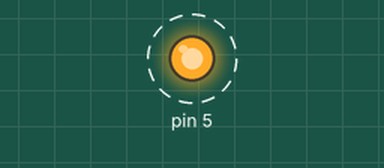
A sketch run on a simulated Arduino Uno, built with avr-gcc and run on an emulated ATmega328P. Parts: output pins drawn as LEDs (lit = HIGH). Dashed ring = blinking.

Above: at 0.2 s.
Timing chart, 0 to 3.0 s (numbered marks = the images above):
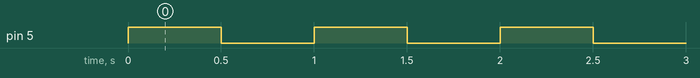

Measured:
- by itself, pin 5: alternates HIGH for 0.50 s and LOW for 0.50 s

The sketch:

Act2.ino
```cpp
long lastTimeStateChange = 0;
String state = "ON";

void setup(){
    pinMode(5, OUTPUT);
}

void loop(){
    long currentTime = millis();

    if (state == "ON") {
    digitalWrite(5, 1);

        if (currentTime -  lastTimeStateChange >= 500) {
            state = "OFF";
            lastTimeStateChange = currentTime;
        }
    }

    if (state == "OFF") {
    digitalWrite(5, 0);

        if (currentTime - lastTimeStateChange >= 500) {
            state = "ON";
            lastTimeStateChange = currentTime;
        }
    }
}
```
